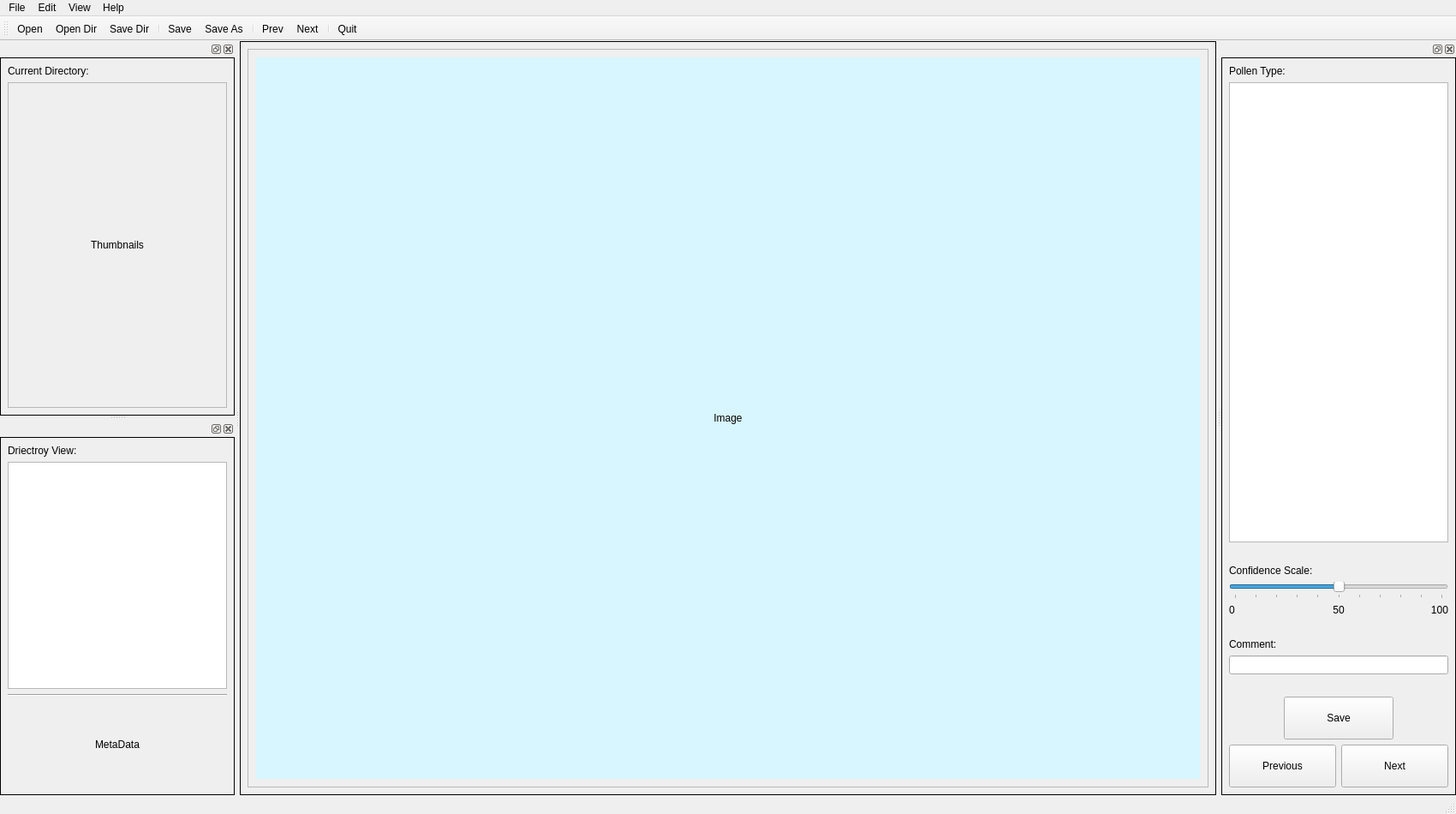
<?xml version="1.0" encoding="UTF-8"?>
<ui version="4.0">
 <class>senior_MainWindow</class>
 <widget class="QMainWindow" name="senior_MainWindow">
  <property name="geometry">
   <rect>
    <x>0</x>
    <y>0</y>
    <width>1700</width>
    <height>950</height>
   </rect>
  </property>
  <property name="font">
   <font>
    <family>SansSerif</family>
    <pointsize>9</pointsize>
   </font>
  </property>
  <property name="windowTitle">
   <string>Pollen Annotation</string>
  </property>
  <property name="windowIcon">
   <iconset resource="resources.qrc">
    <normaloff>:/Icons/pollen-icon.jpg</normaloff>:/Icons/pollen-icon.jpg</iconset>
  </property>
  <widget class="QWidget" name="centralwidget">
   <property name="styleSheet">
    <string notr="true">QWidget#centralwidget{
border: 1px solid black;
}</string>
   </property>
   <layout class="QVBoxLayout" name="verticalLayout_2">
    <item>
     <widget class="QFrame" name="pictureFrame">
      <property name="frameShape">
       <enum>QFrame::StyledPanel</enum>
      </property>
      <property name="frameShadow">
       <enum>QFrame::Raised</enum>
      </property>
      <layout class="QVBoxLayout" name="verticalLayout_5">
       <item>
        <widget class="QLabel" name="label_2">
         <property name="styleSheet">
          <string notr="true">background-color:rgb(216, 246, 255)</string>
         </property>
         <property name="text">
          <string>Image</string>
         </property>
         <property name="alignment">
          <set>Qt::AlignCenter</set>
         </property>
        </widget>
       </item>
      </layout>
     </widget>
    </item>
   </layout>
  </widget>
  <widget class="QMenuBar" name="menubar">
   <property name="geometry">
    <rect>
     <x>0</x>
     <y>0</y>
     <width>1700</width>
     <height>20</height>
    </rect>
   </property>
   <widget class="QMenu" name="menuFile">
    <property name="title">
     <string>File</string>
    </property>
    <addaction name="actionOpen"/>
    <addaction name="actionOpen_Dir"/>
    <addaction name="actionSave_Dir"/>
    <addaction name="separator"/>
    <addaction name="actionSave"/>
    <addaction name="actionSave_As"/>
    <addaction name="separator"/>
    <addaction name="actionQuit"/>
   </widget>
   <widget class="QMenu" name="menuEdit">
    <property name="title">
     <string>Edit</string>
    </property>
   </widget>
   <widget class="QMenu" name="menuView">
    <property name="title">
     <string>View</string>
    </property>
    <addaction name="actionPrevious"/>
    <addaction name="actionNext"/>
   </widget>
   <widget class="QMenu" name="menuHelp">
    <property name="title">
     <string>Help</string>
    </property>
   </widget>
   <addaction name="menuFile"/>
   <addaction name="menuEdit"/>
   <addaction name="menuView"/>
   <addaction name="menuHelp"/>
  </widget>
  <widget class="QDockWidget" name="thumbnailDock">
   <property name="sizePolicy">
    <sizepolicy hsizetype="Preferred" vsizetype="Maximum">
     <horstretch>0</horstretch>
     <verstretch>0</verstretch>
    </sizepolicy>
   </property>
   <property name="minimumSize">
    <size>
     <width>250</width>
     <height>300</height>
    </size>
   </property>
   <property name="styleSheet">
    <string notr="true">QDockWidget#thumbnailDock{
border: 1px solid black;
}</string>
   </property>
   <attribute name="dockWidgetArea">
    <number>1</number>
   </attribute>
   <widget class="QWidget" name="dockWidgetContents">
    <property name="styleSheet">
     <string notr="true">QWidget#dockWidgetContents{
border: 1px solid black;
}</string>
    </property>
    <layout class="QVBoxLayout" name="verticalLayout_3" stretch="0,10">
     <item>
      <widget class="QLabel" name="label_11">
       <property name="text">
        <string>Current Directory:</string>
       </property>
      </widget>
     </item>
     <item>
      <widget class="QFrame" name="frame">
       <property name="frameShape">
        <enum>QFrame::StyledPanel</enum>
       </property>
       <property name="frameShadow">
        <enum>QFrame::Raised</enum>
       </property>
       <layout class="QVBoxLayout" name="verticalLayout_6">
        <item>
         <widget class="QLabel" name="label_5">
          <property name="text">
           <string>Thumbnails</string>
          </property>
          <property name="alignment">
           <set>Qt::AlignCenter</set>
          </property>
         </widget>
        </item>
       </layout>
      </widget>
     </item>
    </layout>
   </widget>
  </widget>
  <widget class="QDockWidget" name="metadataDock">
   <property name="sizePolicy">
    <sizepolicy hsizetype="Preferred" vsizetype="Maximum">
     <horstretch>0</horstretch>
     <verstretch>0</verstretch>
    </sizepolicy>
   </property>
   <property name="minimumSize">
    <size>
     <width>100</width>
     <height>250</height>
    </size>
   </property>
   <property name="styleSheet">
    <string notr="true">QDockWidget#metadataDock{
border: 1px solid black;
}</string>
   </property>
   <attribute name="dockWidgetArea">
    <number>1</number>
   </attribute>
   <widget class="QWidget" name="dockWidgetContents_2">
    <property name="styleSheet">
     <string notr="true">QWidget#dockWidgetContents_2{
border: 1px solid black;
}</string>
    </property>
    <layout class="QVBoxLayout" name="verticalLayout_4">
     <item>
      <widget class="QLabel" name="label_10">
       <property name="text">
        <string>Driectroy View:</string>
       </property>
      </widget>
     </item>
     <item>
      <widget class="QTreeView" name="treeView"/>
     </item>
     <item>
      <widget class="Line" name="line">
       <property name="orientation">
        <enum>Qt::Horizontal</enum>
       </property>
      </widget>
     </item>
     <item>
      <widget class="QLabel" name="label_6">
       <property name="minimumSize">
        <size>
         <width>0</width>
         <height>100</height>
        </size>
       </property>
       <property name="text">
        <string>MetaData</string>
       </property>
       <property name="alignment">
        <set>Qt::AlignCenter</set>
       </property>
      </widget>
     </item>
    </layout>
   </widget>
  </widget>
  <widget class="QDockWidget" name="labellingDock">
   <property name="styleSheet">
    <string notr="true">QWidget#dockWidgetContents_3{
border: 1px solid black;
}</string>
   </property>
   <attribute name="dockWidgetArea">
    <number>2</number>
   </attribute>
   <widget class="QWidget" name="dockWidgetContents_3">
    <layout class="QVBoxLayout" name="verticalLayout">
     <item>
      <widget class="QLabel" name="label">
       <property name="text">
        <string>Pollen Type:</string>
       </property>
      </widget>
     </item>
     <item>
      <widget class="QListView" name="listView"/>
     </item>
     <item>
      <spacer name="verticalSpacer_2">
       <property name="orientation">
        <enum>Qt::Vertical</enum>
       </property>
       <property name="sizeType">
        <enum>QSizePolicy::Minimum</enum>
       </property>
       <property name="sizeHint" stdset="0">
        <size>
         <width>20</width>
         <height>20</height>
        </size>
       </property>
      </spacer>
     </item>
     <item>
      <widget class="QLabel" name="label_3">
       <property name="text">
        <string>Confidence Scale:</string>
       </property>
      </widget>
     </item>
     <item>
      <widget class="QSlider" name="horizontalSlider">
       <property name="minimum">
        <number>0</number>
       </property>
       <property name="maximum">
        <number>10</number>
       </property>
       <property name="singleStep">
        <number>1</number>
       </property>
       <property name="pageStep">
        <number>1</number>
       </property>
       <property name="sliderPosition">
        <number>5</number>
       </property>
       <property name="orientation">
        <enum>Qt::Horizontal</enum>
       </property>
       <property name="tickPosition">
        <enum>QSlider::TicksBelow</enum>
       </property>
       <property name="tickInterval">
        <number>1</number>
       </property>
      </widget>
     </item>
     <item>
      <layout class="QHBoxLayout" name="horizontalLayout_3">
       <item>
        <widget class="QLabel" name="label_8">
         <property name="text">
          <string>0</string>
         </property>
        </widget>
       </item>
       <item>
        <widget class="QLabel" name="label_9">
         <property name="text">
          <string>50</string>
         </property>
         <property name="alignment">
          <set>Qt::AlignCenter</set>
         </property>
        </widget>
       </item>
       <item>
        <widget class="QLabel" name="label_7">
         <property name="text">
          <string>100</string>
         </property>
         <property name="alignment">
          <set>Qt::AlignRight|Qt::AlignTrailing|Qt::AlignVCenter</set>
         </property>
        </widget>
       </item>
      </layout>
     </item>
     <item>
      <spacer name="verticalSpacer">
       <property name="orientation">
        <enum>Qt::Vertical</enum>
       </property>
       <property name="sizeType">
        <enum>QSizePolicy::Minimum</enum>
       </property>
       <property name="sizeHint" stdset="0">
        <size>
         <width>20</width>
         <height>20</height>
        </size>
       </property>
      </spacer>
     </item>
     <item>
      <widget class="QLabel" name="label_4">
       <property name="text">
        <string>Comment:</string>
       </property>
      </widget>
     </item>
     <item>
      <widget class="QLineEdit" name="lineEdit"/>
     </item>
     <item>
      <spacer name="verticalSpacer_3">
       <property name="orientation">
        <enum>Qt::Vertical</enum>
       </property>
       <property name="sizeType">
        <enum>QSizePolicy::Minimum</enum>
       </property>
       <property name="sizeHint" stdset="0">
        <size>
         <width>20</width>
         <height>20</height>
        </size>
       </property>
      </spacer>
     </item>
     <item>
      <layout class="QHBoxLayout" name="horizontalLayout_2" stretch="1,2,1">
       <item>
        <spacer name="horizontalSpacer">
         <property name="orientation">
          <enum>Qt::Horizontal</enum>
         </property>
         <property name="sizeHint" stdset="0">
          <size>
           <width>40</width>
           <height>20</height>
          </size>
         </property>
        </spacer>
       </item>
       <item>
        <widget class="QPushButton" name="saveButton">
         <property name="minimumSize">
          <size>
           <width>0</width>
           <height>50</height>
          </size>
         </property>
         <property name="text">
          <string>Save</string>
         </property>
         <property name="icon">
          <iconset resource="resources.qrc">
           <normaloff>:/Icons/save.svg</normaloff>:/Icons/save.svg</iconset>
         </property>
         <property name="iconSize">
          <size>
           <width>20</width>
           <height>20</height>
          </size>
         </property>
        </widget>
       </item>
       <item>
        <spacer name="horizontalSpacer_2">
         <property name="orientation">
          <enum>Qt::Horizontal</enum>
         </property>
         <property name="sizeHint" stdset="0">
          <size>
           <width>40</width>
           <height>20</height>
          </size>
         </property>
        </spacer>
       </item>
      </layout>
     </item>
     <item>
      <layout class="QHBoxLayout" name="horizontalLayout">
       <item>
        <widget class="QPushButton" name="pushButton">
         <property name="minimumSize">
          <size>
           <width>0</width>
           <height>50</height>
          </size>
         </property>
         <property name="text">
          <string>Previous</string>
         </property>
         <property name="icon">
          <iconset resource="resources.qrc">
           <normaloff>:/Icons/prev.png</normaloff>:/Icons/prev.png</iconset>
         </property>
         <property name="iconSize">
          <size>
           <width>20</width>
           <height>20</height>
          </size>
         </property>
        </widget>
       </item>
       <item>
        <widget class="QPushButton" name="pushButton_2">
         <property name="minimumSize">
          <size>
           <width>0</width>
           <height>50</height>
          </size>
         </property>
         <property name="text">
          <string>Next</string>
         </property>
         <property name="icon">
          <iconset resource="resources.qrc">
           <normaloff>:/Icons/next.png</normaloff>:/Icons/next.png</iconset>
         </property>
         <property name="iconSize">
          <size>
           <width>20</width>
           <height>20</height>
          </size>
         </property>
        </widget>
       </item>
      </layout>
     </item>
    </layout>
   </widget>
  </widget>
  <widget class="QStatusBar" name="statusBar"/>
  <widget class="QToolBar" name="toolBar">
   <property name="sizeIncrement">
    <size>
     <width>40</width>
     <height>40</height>
    </size>
   </property>
   <property name="baseSize">
    <size>
     <width>40</width>
     <height>40</height>
    </size>
   </property>
   <property name="windowTitle">
    <string>toolBar</string>
   </property>
   <property name="toolButtonStyle">
    <enum>Qt::ToolButtonTextUnderIcon</enum>
   </property>
   <attribute name="toolBarArea">
    <enum>TopToolBarArea</enum>
   </attribute>
   <attribute name="toolBarBreak">
    <bool>false</bool>
   </attribute>
   <addaction name="actionOpen"/>
   <addaction name="actionOpen_Dir"/>
   <addaction name="actionSave_Dir"/>
   <addaction name="separator"/>
   <addaction name="actionSave"/>
   <addaction name="actionSave_As"/>
   <addaction name="separator"/>
   <addaction name="actionPrevious"/>
   <addaction name="actionNext"/>
   <addaction name="separator"/>
   <addaction name="actionQuit"/>
  </widget>
  <action name="actionOpen">
   <property name="icon">
    <iconset resource="resources.qrc">
     <normaloff>:/Icons/open.png</normaloff>:/Icons/open.png</iconset>
   </property>
   <property name="text">
    <string>Open</string>
   </property>
  </action>
  <action name="actionOpen_Dir">
   <property name="icon">
    <iconset resource="resources.qrc">
     <normaloff>:/Icons/open.png</normaloff>:/Icons/open.png</iconset>
   </property>
   <property name="text">
    <string>Open Dir</string>
   </property>
  </action>
  <action name="actionSave_Dir">
   <property name="icon">
    <iconset resource="resources.qrc">
     <normaloff>:/Icons/open.png</normaloff>:/Icons/open.png</iconset>
   </property>
   <property name="text">
    <string>Save Dir</string>
   </property>
  </action>
  <action name="actionSave">
   <property name="icon">
    <iconset resource="resources.qrc">
     <normaloff>:/Icons/save.svg</normaloff>:/Icons/save.svg</iconset>
   </property>
   <property name="text">
    <string>Save</string>
   </property>
  </action>
  <action name="actionSave_As">
   <property name="icon">
    <iconset resource="resources.qrc">
     <normaloff>:/Icons/save-as.png</normaloff>:/Icons/save-as.png</iconset>
   </property>
   <property name="text">
    <string>Save As</string>
   </property>
  </action>
  <action name="actionQuit">
   <property name="icon">
    <iconset resource="resources.qrc">
     <normaloff>:/Icons/quit.png</normaloff>:/Icons/quit.png</iconset>
   </property>
   <property name="text">
    <string>Quit</string>
   </property>
  </action>
  <action name="actionPrevious">
   <property name="icon">
    <iconset resource="resources.qrc">
     <normaloff>:/Icons/prev.png</normaloff>:/Icons/prev.png</iconset>
   </property>
   <property name="text">
    <string>Prev</string>
   </property>
  </action>
  <action name="actionNext">
   <property name="icon">
    <iconset resource="resources.qrc">
     <normaloff>:/Icons/next.png</normaloff>:/Icons/next.png</iconset>
   </property>
   <property name="text">
    <string>Next</string>
   </property>
  </action>
 </widget>
 <resources>
  <include location="resources.qrc"/>
 </resources>
 <connections/>
</ui>
